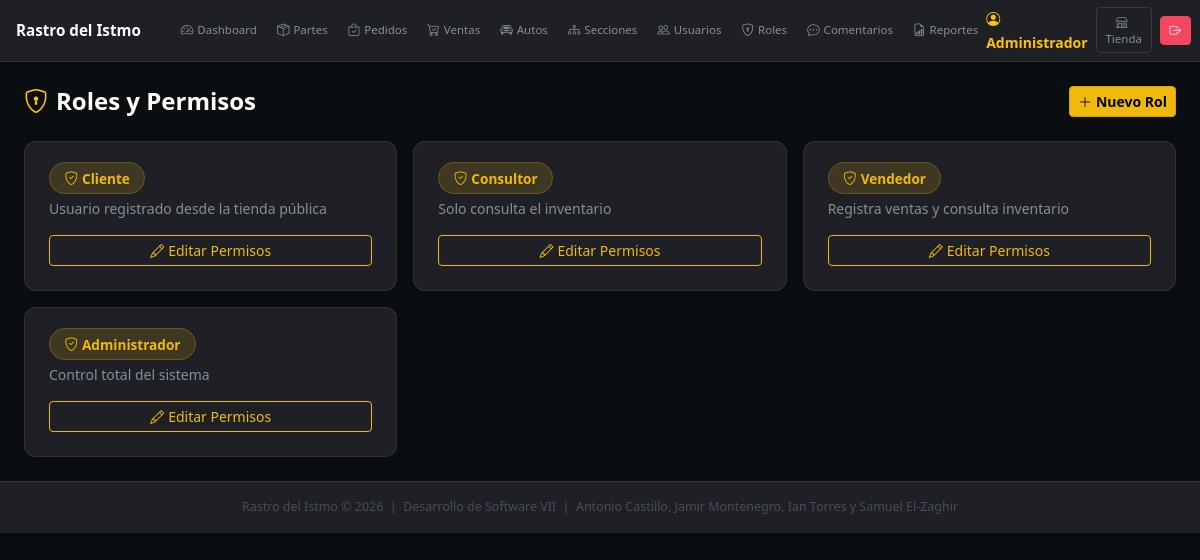
Screenshot of /admin/?mod=roles (signed in) with the database file from the repository.
### tables this page shows
CREATE TABLE IF NOT EXISTS `roles` (
  `id` int NOT NULL AUTO_INCREMENT,
  `nombre` varchar(50) NOT NULL,
  `descripcion` varchar(200) DEFAULT NULL,
  `creado_en` timestamp NULL DEFAULT CURRENT_TIMESTAMP,
  PRIMARY KEY (`id`),
  UNIQUE KEY `nombre` (`nombre`)
);

### app/Controllers/BaseController.php (called while the page is built, shortened)
<?php
abstract class BaseController implements ErrorHandlerInterface {
    protected function view(string $tpl, array $data = []): void {
        extract($data);
        include BASE_PATH . "/app/Views/" . $tpl . ".php";
    }
}

### app/Controllers/RolController.php (called while the page is built, shortened)
<?php
class RolController extends BaseController {
    private RolModel $rm;
    public function __construct() { $this->rm = new RolModel(); }
    public function index(): void {
        $roles = $this->rm->findAll();
        $this->view("admin/roles/index", compact("roles"));
    }
}

### admin/index.php (called while the page is built, shortened)
<?php
$raw    = Sanitizer::get("action") ?: "index";
$action = lcfirst(str_replace('_', '', ucwords($raw, '_')));
try {
    $ctrl   = new $map[$mod]();
    $method = method_exists($ctrl,$action) ? $action : "index";
    $ctrl->$method();
} catch (\Throwable $e) {
    if (isset($ctrl) && $ctrl instanceof ErrorHandlerInterface) { $ctrl->handle($e); }
    else { error_log("[RASTRO] " . $e->getMessage()); }
    header("Location: " . APP_URL . "/admin/"); exit;
}

### app/Config/Database.php (called while the page is built, shortened)
<?php
class Database {
    private static ?PDO $conn = null;
    public static function get(): PDO {
        if (self::$conn === null) {
            try {
                self::$conn = new PDO(
                    "mysql:host=".DB_HOST.";dbname=".DB_NAME.";charset=utf8mb4",
                    DB_USER, DB_PASS,
                    [PDO::ATTR_ERRMODE=>PDO::ERRMODE_EXCEPTION,
                     PDO::ATTR_DEFAULT_FETCH_MODE=>PDO::FETCH_ASSOC,
                     PDO::ATTR_EMULATE_PREPARES=>false]
                );
                self::$conn->exec("SET time_zone = '-05:00'");
            } catch (PDOException $e) {
                http_response_code(500);
                die("<b>Error de BD:</b> ".htmlspecialchars($e->getMessage()));
            }
        }
        return self::$conn;
    }
}

### app/Models/BaseModel.php (called while the page is built, shortened)
<?php
abstract class BaseModel implements CrudInterface {
    protected PDO    $db;
    protected string $table = "";
    protected string $pk    = "id";
    public function __construct() { $this->db = Database::get(); }
    public function findAll(): array {
        return $this->db->query("SELECT * FROM `{$this->table}` ORDER BY {$this->pk} DESC")->fetchAll();
    }
}

### app/Views/admin/roles/index.php (the view)
<?php $title="Roles"; include BASE_PATH."/app/Views/layouts/admin_header.php"; ?>
<div class="page-header mb-4">
  <div><h4 class="fw-bold text-white mb-0"><i class="bi bi-shield-lock me-2 text-warning"></i>Roles y Permisos</h4></div>
  <a href="<?=APP_URL?>/admin/?mod=roles&action=crear" class="btn btn-gold btn-sm"><i class="bi bi-plus-lg me-1"></i>Nuevo Rol</a>
</div>
<div class="row g-3">
<?php foreach($roles as $r): ?>
<div class="col-md-4">
  <div class="dark-card h-100 p-4">
    <div class="d-flex align-items-start justify-content-between mb-3">
      <div>
        <span class="badge-role"><i class="bi bi-shield-check me-1"></i><?=htmlspecialchars($r["nombre"])?></span>
        <p class="text-secondary small mt-2 mb-0"><?=htmlspecialchars($r["descripcion"]??"")?></p>
      </div>
    </div>
    <a href="<?=APP_URL?>/admin/?mod=roles&action=editar&id=<?=$r["id"]?>" class="btn btn-outline-warning btn-sm w-100">
      <i class="bi bi-pencil me-1"></i>Editar Permisos
    </a>
  </div>
</div>
<?php endforeach; ?>
</div>
<?php include BASE_PATH."/app/Views/layouts/admin_footer.php"; ?>

### assets/css/style.css (style rules this page uses)
:root { --bg-0: #0B0E11; --bg-1: #1E2026; --bg-2: #2B2F36; --bg-3: #363C45; --accent: #F0B90B; --accent-h: #D4A309; --accent-dim: rgba(240,185,11,.15); --text-1: #EAECEF; --text-2: #848E9C; --text-3: #474D57; --success: #03C076; --danger: #F6465D; --info: #1890FF; --border: rgba(255,255,255,.08); --radius: 12px; --radius-sm: 8px; --shadow: 0 4px 28px rgba(0,0,0,.5); --bs-body-bg: #0B0E11; --bs-body-color: #EAECEF; --bs-card-bg: #1E2026; --bs-card-cap-bg: #2B2F36; --bs-card-color: #EAECEF; --bs-card-border-color: rgba(255,255,255,.08); --bs-table-bg: transparent; --bs-table-color: #EAECEF; --bs-table-border-color: rgba(255,255,255,.08); --bs-table-striped-bg: rgba(255,255,255,.03); --bs-table-hover-bg: rgba(255,255,255,.05); --bs-table-hover-color: #EAECEF; --bs-table-striped-color: #EAECEF; --bs-border-color: rgba(255,255,255,.08); --bs-link-color: #F0B90B; --bs-link-hover-color: #D4A309; --bs-input-bg: #2B2F36; --bs-breadcrumb-divider-color: #474D57; --bs-form-check-input-border: rgba(255,255,255,.2); --bs-modal-bg: #1E2026; --bs-modal-header-bg: #2B2F36; --bs-dropdown-bg: #1E2026; --bs-dropdown-border-color: rgba(255,255,255,.08); --bs-dropdown-color: #EAECEF; --bs-dropdown-link-color: #EAECEF; --bs-dropdown-link-hover-bg: #2B2F36; --bs-nav-pills-link-active-bg: #F0B90B; }
*, *::before, *::after { box-sizing: border-box; }
body { font-family: "Segoe UI", system-ui, sans-serif; background-color: var(--bg-0) !important; color: var(--text-1) !important; }
a { color: var(--accent); text-decoration: none; }
small,.small { color:var(--text-2); }
.text-secondary { color:var(--text-2)!important; }
.btn-gold,.btn-warning { background:var(--accent)!important; border-color:var(--accent-h)!important; color:#000!important;font-weight:600; transition:background .15s,transform .1s; }
.btn-outline-warning { color:var(--accent)!important; border-color:var(--accent)!important; }
.admin-body { background:var(--bg-0)!important;min-height:100vh; }
.dark-card { background:var(--bg-1);border:1px solid var(--border);border-radius:var(--radius);overflow:hidden; }
.page-header { display:flex;align-items:center;justify-content:space-between;flex-wrap:wrap;gap:.75rem; }
.badge-role { background:var(--accent-dim);color:var(--accent);border:1px solid rgba(240,185,11,.25);border-radius:20px;padding:.35rem .9rem;font-weight:600;font-size:.85rem; }

### rows the page displays
roles: nombre "Cliente", descripcion "Usuario registrado desde la tienda pública"
roles: nombre "Consultor", descripcion "Solo consulta el inventario"
roles: nombre "Vendedor", descripcion "Registra ventas y consulta inventario"
roles: nombre "Administrador", descripcion "Control total del sistema"

### other values shown
$_SESSION["user"]["nombre"] "Administrador"
